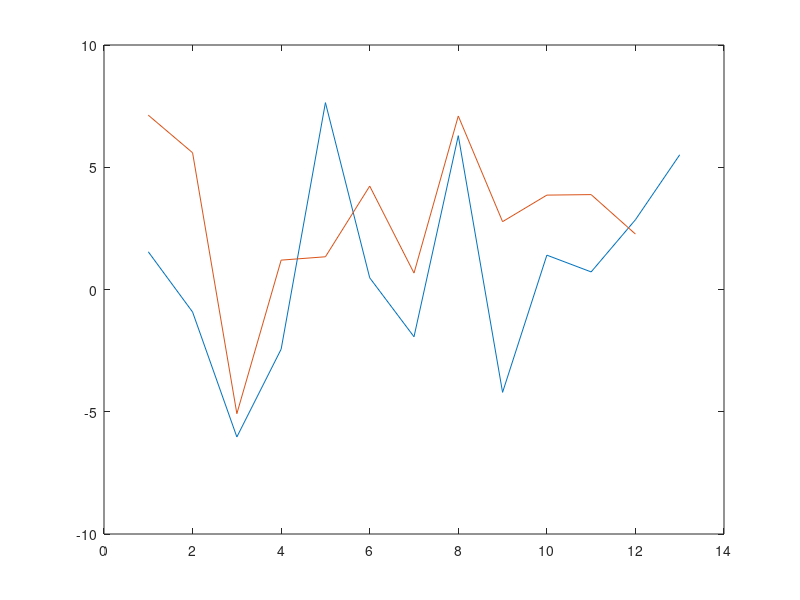

Write MATLAB code to recreate this figure. (Note: this script raises an error after producing the figure.)
CON_retention_scores_8h_b5 = [1.644102377,-1.277874885,-6.432599296,-3.083682593,1.852624018,-2.195339873,-3.343612902,-0.491882395,-1.093375708,-3.432207441,-1.275590776,-0.91707894,2.550306001];
EXE_retention_scores_8h_b5 = [3.661700467,5.349308459,-10.14627376,-2.975886839,-5.113791017,-3.844219208,-5.282443917,0.483471026,-3.009656294,-0.705809617,-4.106119571,-1.439179476];
retention_scores_8h_b5 = [CON_retention_scores_8h_b5,EXE_retention_scores_8h_b5];
%figure;
%plot(CON_retention_scores_8h_b5);
%hold on;
%plot(EXE_retention_scores_8h_b5);
CON_retention_scores_24h_8h = [-0.101694619,0.3575334033,0.4012212185,0.6439789717,5.789857737,2.673458102,1.410819818,6.783352486,-3.112821218,4.837110682,1.994754865,3.770115166,2.959655336];
EXE_retention_scores_24h_8h = [3.468671893,0.2445488731,5.068060989,4.177349331,6.452520528,8.07372745,5.95382816,6.612885655,5.78471537,4.566484369,7.987433886,3.706629006];
retention_scores_24h_8h = [CON_retention_scores_24h_8h,EXE_retention_scores_24h_8h];
figure;
plot(CON_retention_scores_24h_8h+CON_retention_scores_8h_b5);
hold on;
plot(EXE_retention_scores_24h_8h+EXE_retention_scores_8h_b5);

A = hdf5read('../Topo_Maps/Layer3.h5','/home/features');
A = permute(A,[2 1]);
A = reshape(A,2500,25,8);
feats = squeeze(mean(A,1));
feats_with_bias = [ones(25,1),feats];
b = regress(retention_scores_24h_8h',feats_with_bias);
corrScores = zeros(8,1);
corr_pVal = zeros(8,1);
for i=1:8
    [R,p] = corrcoef(feats(:,i),retention_scores_8h_b5);
    corrScores(i) = R(2,1);
    corr_pVal(i) = p(2,1);
end
disp('Step Wise Fit for Retention Scores 24h - 8h');
[B,SE,PVAL,INMODEL,STATS,NEXTSTEP,HISTORY] = stepwisefit(feats,retention_scores_24h_8h');
disp('Step Wise Fit for Retention Scores 8h - Baseline');
[B,SE,PVAL,INMODEL,STATS,NEXTSTEP,HISTORY] = stepwisefit(feats,retention_scores_8h_b5');
disp('Step Wise Fit for Retention Scores 24h - Baseline');
[B,SE,PVAL,INMODEL,STATS,NEXTSTEP,HISTORY] = stepwisefit(feats,(retention_scores_24h_8h+retention_scores_8h_b5)');

figure;
scatter(feats(:,1),retention_scores_24h_8h,100,'filled'); hold on
model= fitlm(feats(:,1),retention_scores_24h_8h); 
P_c = model.Coefficients.Estimate;
x_scal = (min(feats(:,1)):(max(feats(:,1))-min(feats(:,1)))/100:max(feats(:,1))); y_scal = P_c(1) + P_c(2)*x_scal;
plot(x_scal,y_scal,'k--')
xlabel('Extracted Feature #1');
ylabel('Retention Motor Score Improvement (24hr - 8hr)');
title('Scatter plot of Retention Motor Scores (24hr - 8hr) vs Extracted feature #1');